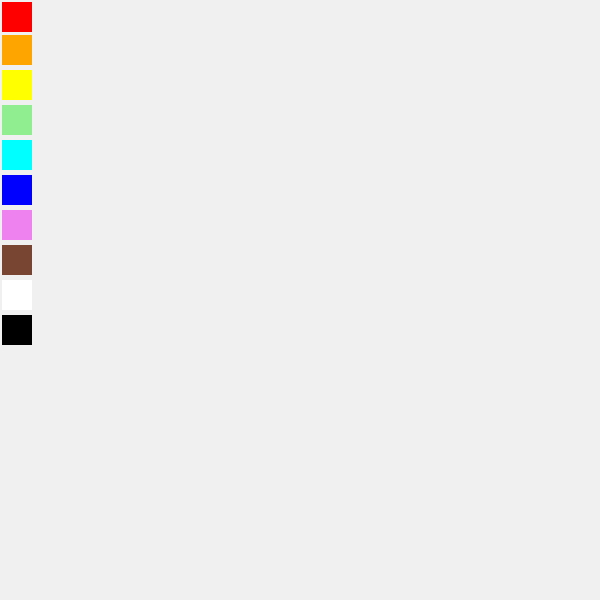
Frame 1 (no input)
Frame 60 (no input): identical to frame 1, image omitted
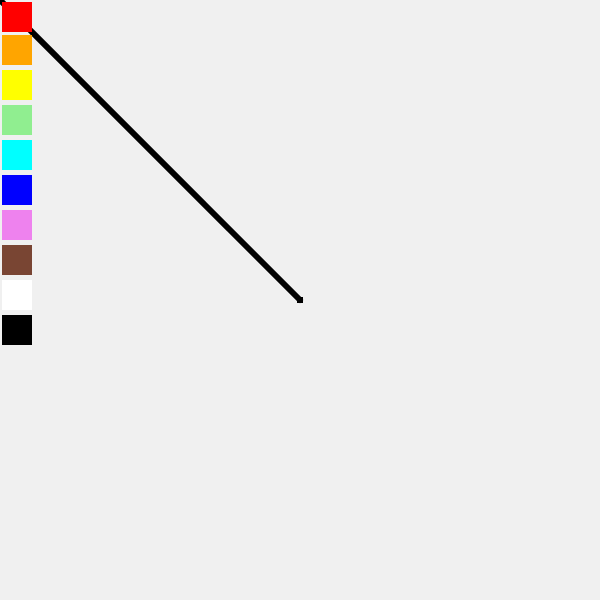
Frame 120 (the mouse pressed at the canvas centre since frame 60)

The p5.js sketch that drew these frames (run headless with seeded random() and noise() and a simulated clock; from frame 60 on, the mouse is pressed at the canvas centre):

// p5.js sketch
// ── sketch.js
let red, orange, yellow, lightgreen, cyan, blue, violet, brown, white, black, activeColor;        
//color variables

function setup() 
{
  createCanvas(600, 600);     
  background(240);             // set to slightly darker white to see white
  
  red = new colorCube(2, 2, 30, 30, "red");
  orange = new colorCube(2, 35, 30, 30, "orange");
  yellow = new colorCube(2, 70, 30, 30, "yellow");
  lightgreen = new colorCube(2, 105, 30, 30, "lightgreen");
  cyan = new colorCube(2, 140, 30, 30, "cyan");
  blue = new colorCube(2, 175, 30, 30, "blue");
  violet = new colorCube(2, 210, 30, 30, "violet");
  brown = new colorCube(2, 245, 30, 30, "#794533");
  white = new colorCube(2, 280, 30, 30, "white");
  black = new colorCube(2, 315, 30, 30, "black");
  
  activeColor = 0; //set the default starting color to black
  
}

function draw() // function to start drawing a line
{ 
  if (mouseIsPressed)
  
  {
    drawing();
  }
  // color methods for color's appear and MousePressed
  
  red.appear();
  red.onMousePressed();
  
  orange.appear();
  orange.onMousePressed();
  
  yellow.appear();
  yellow.onMousePressed();
  
  lightgreen.appear();
  lightgreen.onMousePressed();
  
  cyan.appear();
  cyan.onMousePressed();
  
  blue.appear();
  blue.onMousePressed();
  
  violet.appear();
  violet.onMousePressed();
  
  brown.appear();
  brown.onMousePressed();
  
  white.appear();
  white.onMousePressed();
  
  black.appear();
  black.onMousePressed();
}


class colorCube //  x-axis, y-axis, width, height, and color
{
  constructor(x, y, w, h, color) 
  {
    this.x = x;
    this.y = y;
    this.w = w;
    this.h = h;
    this.color = color;
  }

  appear() //acually makes the line on the canvas
  {
    noStroke();
    fill(this.color);
    rect(this.x, this.y, this.w, this.h);
  }

  onMousePressed() // checks if mouse is acually on the Cube, then changes color
  { 
    if (mouseIsPressed)
    {
      if (mouseX < 31) // 30 is w h of each cube
      {
        colorChange();
      }
    }
  }
}
// changes the color of the line based on the y value of each cube
function colorChange() 
{ 
  if (mouseY > 2 && mouseY < 35) { //changes the color based on the y vaule to the this.color value  
    activeColor = "red"; 
  } else if (mouseY > 35 && mouseY < 70) {
    activeColor = "orange";
  } else if (mouseY > 70 && mouseY < 105) {
    activeColor = "yellow";
  } else if (mouseY > 105 && mouseY < 140) {
    activeColor = "lightgreen";
  } else if (mouseY > 140 && mouseY < 175) {
    activeColor = "cyan";
  } else if (mouseY > 175 && mouseY < 210) {
    activeColor = "blue";
  } else if (mouseY > 210 && mouseY < 245) {
    activeColor = "violet";
  } else if (mouseY > 245 && mouseY < 280) {
    activeColor = "#794533";
  } else if (mouseY > 280 && mouseY < 315) {
    activeColor = "white";
  } else if (mouseY > 315 && mouseY < 350) {
    activeColor = "black";   
  }
}

function drawing() //draws
{ 
  if (mouseX > 30) //checks to make sure the cubes are always visable
  { stroke(activeColor); // curent drawing color
    strokeWeight(6); // weight ofline
    line(pmouseX, pmouseY, mouseX, mouseY); 
  }
}
